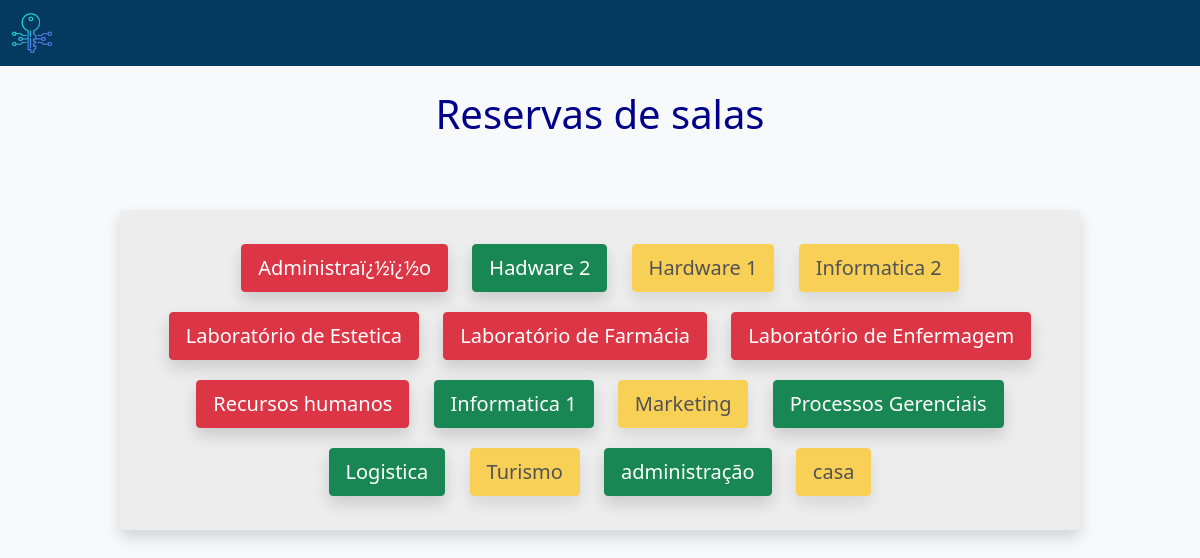
/acessroom/reserva/cadreserva (signed in), run on the app's committed database.
### tables this page shows
CREATE TABLE `sala` (
  `idsala` int(11) NOT NULL,
  `sala` varchar(50) DEFAULT NULL,
  `nsala` int(11) DEFAULT NULL,
  `status` varchar(50) DEFAULT NULL
);

### acessroom/core/controller.php (called while the page is built, shortened)
<?php
class controller{
	public function loadView($viewName, $viewData = array()){
		extract($viewData);
		require 'views/'.$viewName.'.php';
	}
}
?>

### acessroom/controllers/reservaController.php (called while the page is built, shortened)
<?php
class reservaController extends controller{
    public function cadreserva(){
    	$dados = array();
    	$salas = new Salas();
    	$reserva = new Reserva();
    	$dados['listar'] = $reserva->getIdResSala();
		$dados['lista'] = $salas->getAll();
		$this->loadView('cadreserva', $dados);
    }
}
?>

### acessroom/index.php (called while the page is built, shortened)
<?php
$core = new Core();
$core->run();
?>

### acessroom/core/model.php (called while the page is built, shortened)
<?php
class model{
	public function __construct(){
		global $db;
		$this->db = $db;
	}
}
?>

### acessroom/models/Salas.php (called while the page is built, shortened)
<?php
class Salas extends model{
	public function getAll(){
		$array = array();
		$sql = "SELECT * FROM sala";
		$sql = $this->db->query($sql);
		if($sql->rowCount() > 0){
			$array = $sql->fetchAll();
		}
		return $array;
	}
}
?>

### acessroom/views/cadreserva.php (the view, shortened to what this page needs)
<!DOCTYPE html>
<html lang="en">
<head>
		<link rel="stylesheet"
	href="<?php echo BASE_URL;?>assets/css/bootstrap.min.css">
	<link rel="stylesheet"
	href="<?php echo BASE_URL;?>assets/css/style.css">
</head>
<body class="bg-light">
<nav class="navbar navbar-expand-lg bg-blue navbar-dark">
  <div class="container-fluid">
    <a class="navbar-brand" href="#">
      <img src="<?php echo BASE_URL;?>assets/images/chave-inteligente.png" width="40" height="40">
    </a>
  </div>
</nav>
<br>
<h1 style="text-align: center; color:darkblue">Reservas de salas</h1>
<br>
<div class="box-btn mx-auto shadow rounded p-4">
<?php
foreach ($lista as $item) {
?>
<button type="button" class="btn <?php
if($item['status'] == "INATIVO"){
echo "btn-warning disabled btn-lg shadow rounded";
}else if($item['status'] == "LIVRE"){
echo "btn-success btn-lg shadow rounded";
}else if($item['status'] == "LOCADO"){
  echo "btn-danger btn-lg shadow rounded";
}
?>
" style="margin:10px 10px" data-bs-toggle="modal" data-bs-target="#Md<?php echo $item['idsala'];?>">
  <?php echo $item['sala'];?>
</button>
<?php } ?>
</div>
</body>
</html>

### acessroom/core/Core.php (shortened to what this page needs)
<?php
class Core{
	public function run(){
		$url = '/';
		if(isset($_GET['url'])){
			$url .= $_GET['url'];
		}
		$params = array();
		if(!empty($url) && $url != '/'){
			$url = explode('/', $url);
			array_shift($url);
			$currentController = $url[0]."Controller";
			array_shift($url);
			if(isset($url[0]) && !empty($url[0])){
				$currentAction = $url[0];
			}else{
				$currentAction = 'index';
			}
		}else{
			$currentController = 'homeController';
			$currentAction = 'index';
		}
		if(!file_exists('controllers/'.$currentController.'.php') || !method_exists($currentController, $currentAction)){
			$currentController = 'notfoundController';
			$currentAction = 'index';
		}else{
		$c = new $currentController();
		call_user_func_array(array($c, $currentAction), $params);
		}
	}
}
?>

### acessroom/assets/css/style.css (style rules this page uses)
.box-btn { width:80%; border-radius: 20px 20px; margin:40px 40px; background: #EDeded; color:white; text-align: center; }
.bg-blue { background-color: #043960; }

### data on the page
sala: sala "Administraï¿½ï¿½o"
sala: sala "Hadware 2"
sala: sala "Hardware 1"
sala: sala "Informatica 2"
sala: sala "Laboratório de Estetica"
sala: sala "Laboratório de Farmácia"
sala: sala "Laboratório de Enfermagem"
sala: sala "Recursos humanos"
sala: sala "Informatica 1"
sala: sala "Marketing"
sala: sala "Processos Gerenciais"
sala: sala "Logistica"
sala: sala "Turismo"
sala: sala "administração"
sala: sala "casa"
